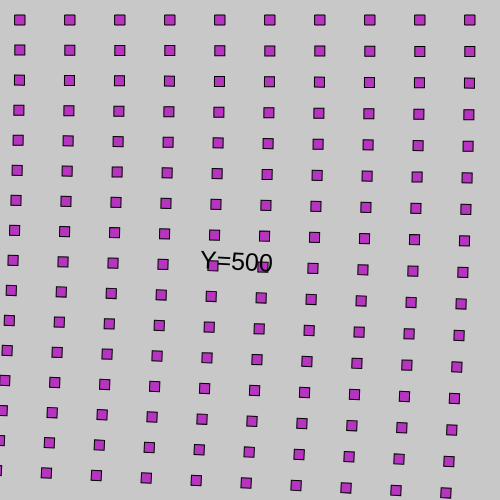
Frame 1 (no input)
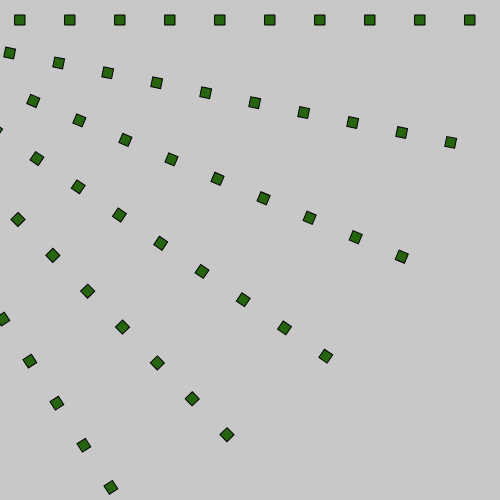
Frame 60 (no input)
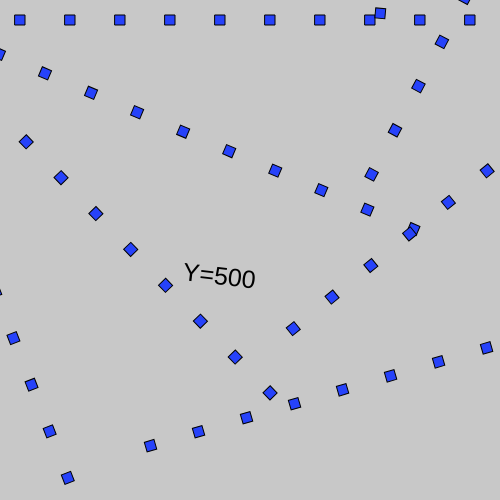
Frame 120 (the mouse pressed at the canvas centre since frame 60)

The p5.js sketch that drew these frames (run headless with seeded random() and noise() and a simulated clock; from frame 60 on, the mouse is pressed at the canvas centre):

// p5.js sketch
// ── sketch.js
/* DISPLAYS A FLASHING GRID OF SQUARES 
   1. Can you make a each row a different color or shape? 
   2. Can you construct the whole grid? 
*/

// Initialise variables - available to every function
let mySize = 10; // A Number - specifies size of the squares 
let myPad = 10;  // A Number - Padding size 


function setup() {
    createCanvas(500, 500); // canvas width/height
    rectMode(CENTER); // Rectangle coords from the center
}

function draw(){
  // Create a grey background
  background(200); 

  // Set a random fill color 
  let r = random(255);
  let g = random(255);
  let b = random(255);  
  fill(r, g, b); 

  // For loop to create y values
  let y = myPad+mySize; // The starting y coordinate 
  let canvasHeight = height; // 'height' is the height of the canvas
  for(y; y<canvasHeight; y=y+mySize+myPad+myPad){ // Begin loop use y +=
    rect(20, y, mySize); 
    rect(70, y, mySize); 
    rect(120, y, mySize); 
    rect(170, y, mySize); 
    rect(220, y, mySize); 
    rect(270, y, mySize); 
    rect(320, y, mySize); 
    rect(370, y, mySize); 
    rect(420, y, mySize); 
    rect(470, y, mySize); 
    rotate(millis() / 5000);
  } // End of loop 

  // Add some text
  push(); 
    let myText = "Y="+y; 
    fill(0);
    textSize(width/20);
    textAlign(CENTER, CENTER);
  
    text(myText,width/2, width/2);
  pop(); 
}
